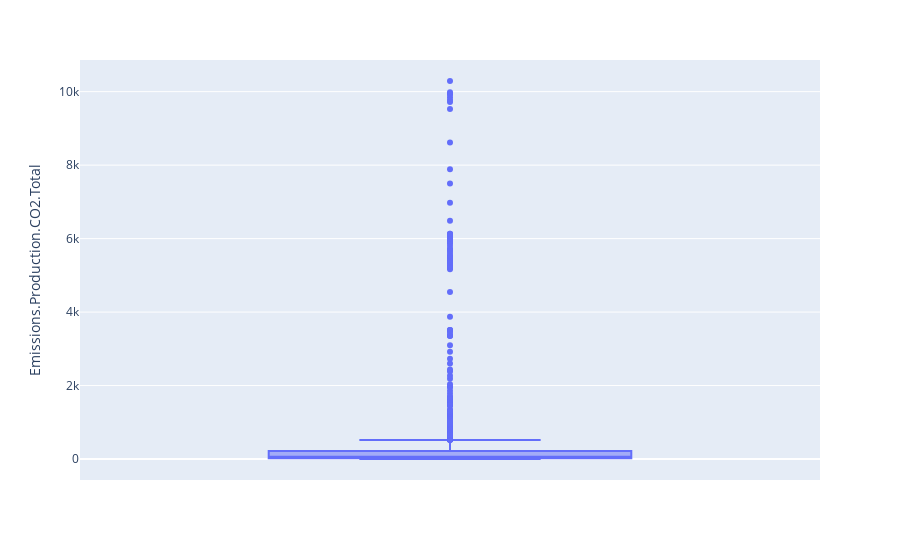

The code cell stored with this chart in its notebook:
### Code cell
#create a box plot

fig = px.box(df, y='Emissions.Production.CO2.Total')

fig.show()

### Figure 1 — Plotly figure (JSON) as saved in the notebook; plotly's stock layout.template omitted (floating-point values rounded to 4 significant figures; data arrays with more than 128 entries replaced by an {"elided": "..."} marker saying what was removed)
{"data": [{"alignmentgroup": "True", "hovertemplate": "Emissions.Production.CO2.Total=%{y}<extra></extra>", "legendgroup": "", "marker": {"color": "#636efa"}, "name": "", "notched": false, "offsetgroup": "", "orientation": "v", "showlegend": false, "type": "box", "x0": " ", "xaxis": "x", "y": {"elided": "2484 float values"}, "y0": " ", "yaxis": "y"}], "layout": {"boxmode": "group", "legend": {"tracegroupgap": 0}, "margin": {"t": 60}, "xaxis": {"anchor": "y", "domain": [0, 1]}, "yaxis": {"anchor": "x", "domain": [0, 1], "title": {"text": "Emissions.Production.CO2.Total"}}}}
